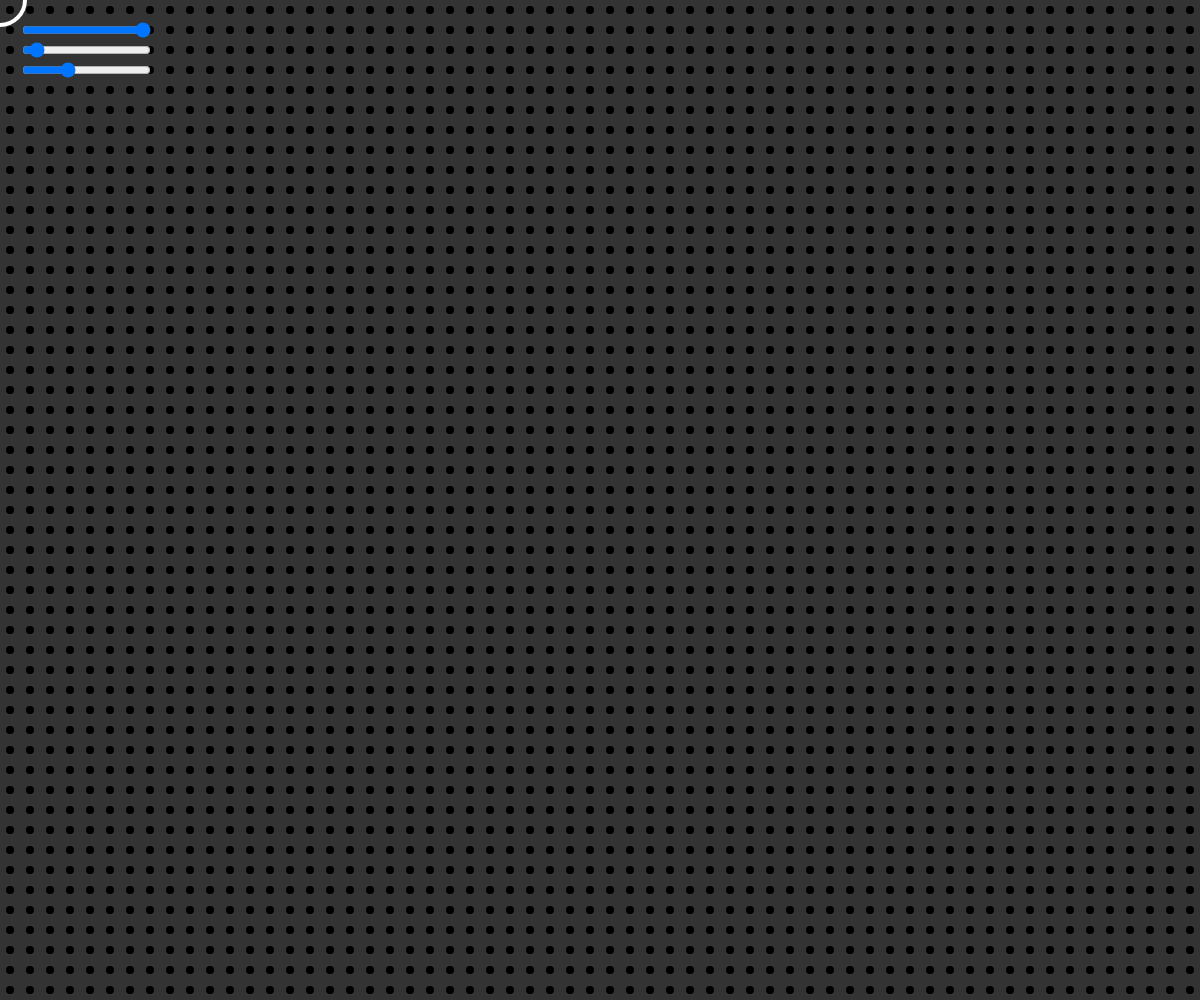
Frame 1 (no input)
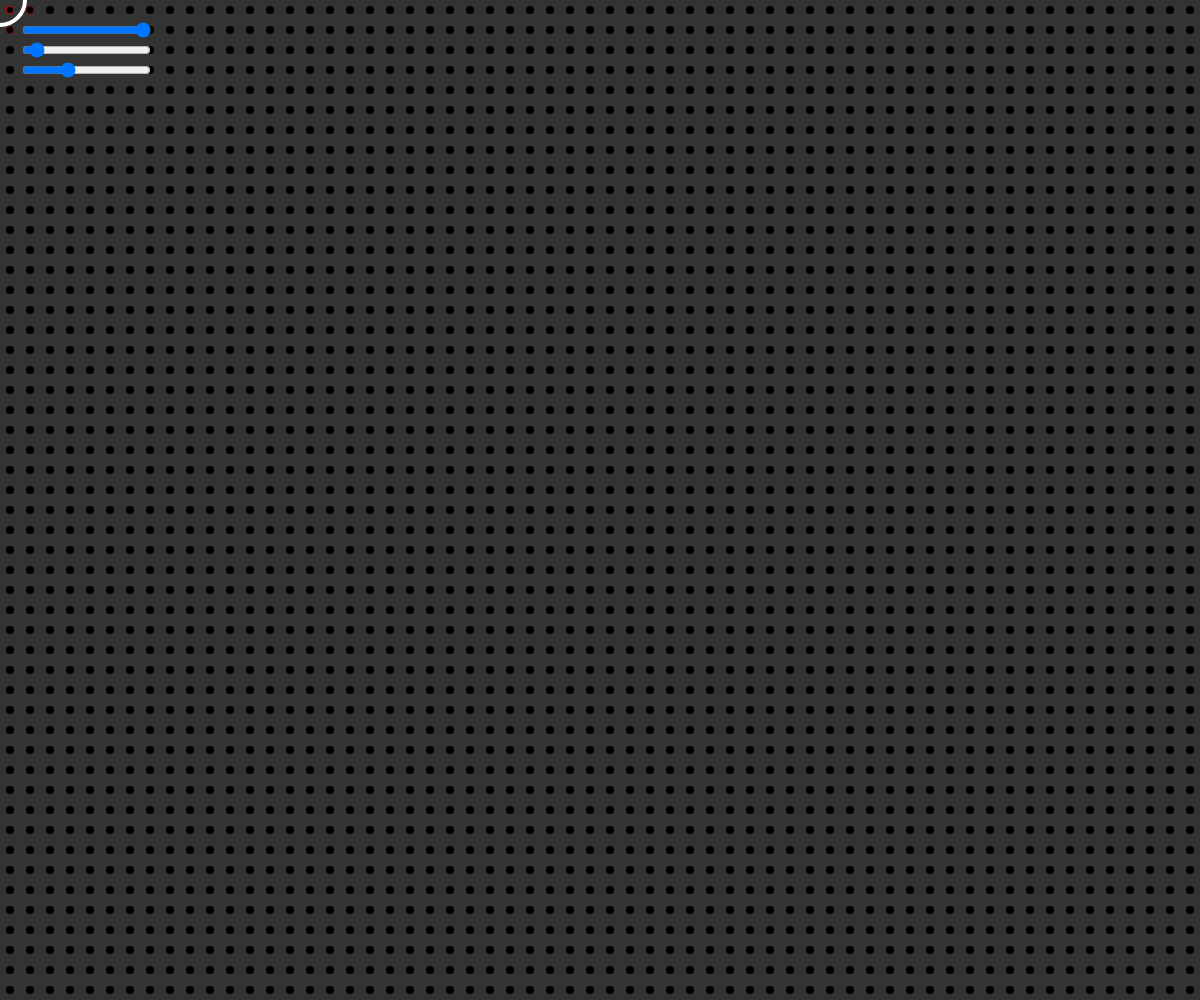
Frame 60 (no input)
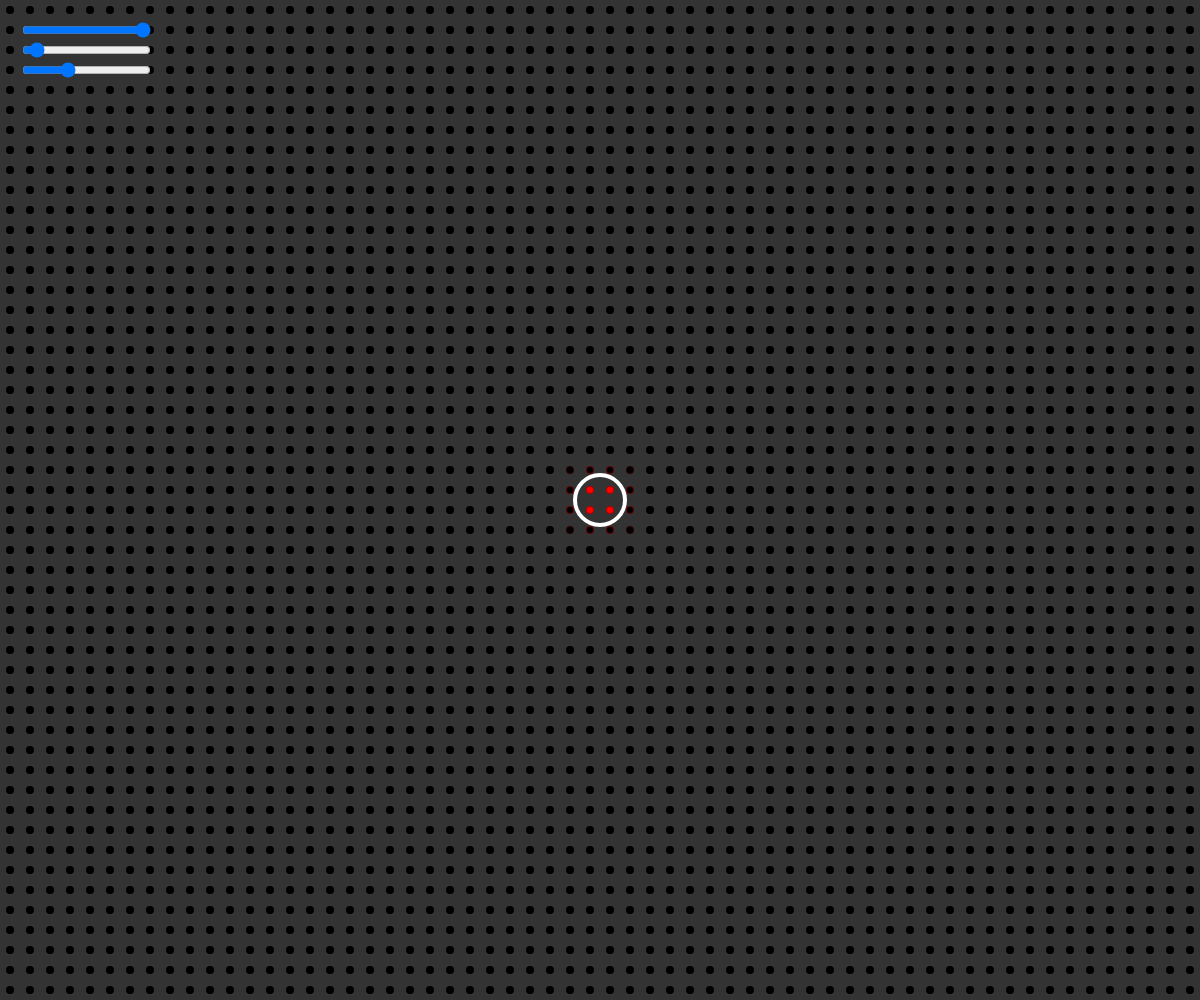
Frame 120 (the mouse pressed at the canvas centre since frame 60)

The p5.js sketch that drew these frames (run headless with seeded random() and noise() and a simulated clock; from frame 60 on, the mouse is pressed at the canvas centre):

// p5.js sketch
// ── sketch.js
var dots = [];
var distan = 20;
var sliderbg;
var colarr = ["red", "green", "blue"];
var temp;
var bdots = [];
var range;
var transparency;

function setup() {
  createCanvas(windowWidth, windowHeight);
  for (i = 0; i < width / distan; i++) {
    dots[i] = [];
    for (j = 0; j < height / distan; j++) {
      dots[i][j] = new dot(i * distan + distan / 2, j * distan + distan / 2);
    }
  }
  for (i = 0; i < width / distan; i++) {
    bdots[i] = [];
    for (j = 0; j < height / distan; j++) {
      bdots[i][j] = new bdot(i * distan + distan / 2, j * distan + distan / 2);
    }
  }
  sliderbg = createSlider(0,51,51);
  sliderbg.position(20, 20);
  range = createSlider(40, 200, 50);
  range.position(20, 40);
  transparency = createSlider(5, 20, 10);
  transparency.position(20,60);
}

function draw() {
  background(sliderbg.value());

  pointerSphere();

  for (i = 0; i < width / distan; i++) {
    for (j = 0; j < height / distan; j++) {
      bdots[i][j].show();
      //dots[i][j].update();
      bdots[i][j].pointerColor();
      //dots[i][j].applyForce();
    }
  }

  for (i = 0; i < width / distan; i++) {
    for (j = 0; j < height / distan; j++) {
      dots[i][j].show();
      //dots[i][j].update();
      dots[i][j].pointerColor();
      //dots[i][j].applyForce();
    }
  }

  if (mouseIsPressed) {
    for (i = 0; i < width / distan; i++) {
      for (j = 0; j < height / distan; j++) {
        if (dots[i][j].dist < range.value() / 2) {
          if (colarr[0] == "red") {
            dots[i][j].colorr += transparency.value();
          }
          if (colarr[0] == "green") {
            dots[i][j].colorg += transparency.value();
          }
          if (colarr[0] == "blue") {
            dots[i][j].colorb += transparency.value();
          }
        }
      }
    }
  }

}

function pointerSphere() {
  noFill();
  stroke(255);
  strokeWeight(4);
  ellipse(mouseX, mouseY, range.value(), range.value());
}

function keyPressed() {
  if (keyCode === UP_ARROW) {
    temp = colarr[0];
    colarr.splice(0,1);
    append(colarr, temp);
    console.log("your color: " + colarr[0]);
  }
  if (keyCode === DOWN_ARROW) {
    for (i = 0; i < width / distan; i++) {
      for (j = 0; j < height / distan; j++) {
        dots[i][j].colorr = 0;
        dots[i][j].colorg = 0;
        dots[i][j].colorb = 0;
      }
    }
  }
}

// ── bdot.js
function bdot(x, y) {
this.pos = createVector(x, y);
this.colorr = 0;
this.colorg = 0;
this.colorb = 0;
this.dist;
//this.force = createVector(random(1), random(1));

this.show = function() {
  stroke(this.colorr, this.colorg, this.colorb);
  strokeWeight(8);
  point(this.pos.x, this.pos.y);
}

this.pointerColor = function() {
  this.dist = int(dist(this.pos.x, this.pos.y, mouseX, mouseY));
  if (colarr[0] == "red") {
    this.colorr = map(this.dist, range.value(), 0, 0, 255);
    this.colorg = 0;
    this.colorb = 0;
  } else if (colarr[0] == "green") {
    this.colorg = map(this.dist, range.value(), 0, 0, 255);
    this.colorr = 0;
    this.colorb = 0;
  } else if (colarr[0] == "blue") {
    this.colorb = map(this.dist, range.value(), 0, 0, 255);
    this.colorr = 0;
    this.colorr = 0;
  }

}
}

// ── dot.js
function dot(x, y) {
this.pos = createVector(x, y);
this.posOriginal = this.pos;
this.vel = createVector(0, 0);
this.acc = createVector(0, 0);
this.colorr = 0;
this.colorg = 0;
this.colorb = 0;
this.dist;
//this.force = createVector(random(1), random(1));

this.show = function() {
  stroke(this.colorr, this.colorg, this.colorb);
  strokeWeight(6);
  point(this.pos.x, this.pos.y);
}

//this.update = function() {
//  this.vel.add(this.acc);
//  this.acc *= 0;
//  this.pos.add(this.vel);
//}

//this.applyForce = function() {
//  this.acc += this.force;
//  this.force = 0;
//}

this.pointerColor = function() {
  this.dist = int(dist(this.pos.x, this.pos.y, mouseX, mouseY));

  //this.colorr = map(this.dist, 200, 0, 0, 255);
  //this.colorb = map(this.dist, 200, 0, 0, 255);
  //this.colorg = map(this.dist, 200, 0, 0, 255);
  //this.force = 2;
}

}
